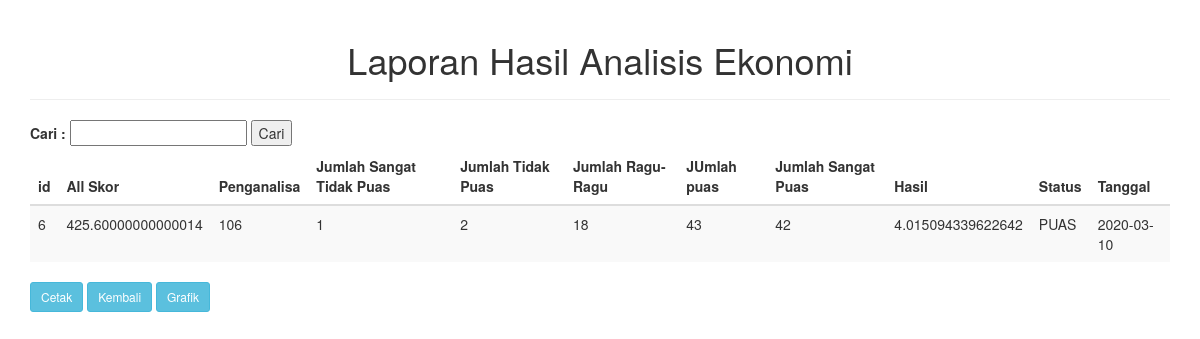
Screenshot of /admin/tampilresultek.php with the database file from the repository.
### tables this page shows
CREATE TABLE `r_ekonomi` (
  `id` int(11) NOT NULL,
  `allskor` double NOT NULL,
  `penganalisa` int(11) NOT NULL,
  `jstp` double NOT NULL,
  `jtp` double NOT NULL,
  `jrg` double NOT NULL,
  `jp` double NOT NULL,
  `jsp` double NOT NULL,
  `hasil` double NOT NULL,
  `status` varchar(25) NOT NULL,
  `tanggal` text NOT NULL
);

### admin/tampilresultek.php (the view, shortened to what this page needs)
<!DOCTYPE HTML>
<html>
<head>
	<link href="css1/bootstrap.css" rel="stylesheet">
</head>
<?php
			$data=mysql_query("select *from r_ekonomi");
?>
<body>
<div class="container">
	<div class="page-header" align="center"><h1>Laporan Hasil Analisis Ekonomi</h1></div>
	<form action="tampilresultek.php" method="get">
		<label>Cari :</label>
		<input type="text" name="cari">
		<input type="submit" value="Cari">
	</form>
	<table class="table table-striped">
		<thead>
			<th>id</th>
			<th>All Skor</th>
			<th>Penganalisa</th>
			<th>Jumlah Sangat Tidak Puas</th>
			<th>Jumlah Tidak Puas</th>
			<th>Jumlah Ragu-Ragu</th>
			<th>JUmlah puas</th>
			<th>Jumlah Sangat Puas</th>
			<th>Hasil</th>
			<th>Status</th>
		    <th>Tanggal</th>
		</thead>
		<tbody>
	<?php
		if(isset($_GET['cari'])){
			$cari = $_GET['cari'];
			$data = mysql_query("select * from r_ekonomi where id like '%".$cari."%'");
		}else{
		$data = mysql_query("select * from r_ekonomi");
	}
		while($d=mysql_fetch_array($data)){
		?>
			<td><?php echo $d['id']; ?></td>
			<td><?php echo $d['allskor']; ?></td>
			<td><?php echo $d['penganalisa']; ?></td>
		    <td><?php echo $d['jstp']; ?></td>
			<td><?php echo $d['jtp']; ?></td>
			<td><?php echo $d['jrg']; ?></td>
			<td><?php echo $d['jp']; ?></td>
			<td><?php echo $d['jsp']; ?></td>
			<td><?php echo $d['hasil']; ?></td>
	    	<td><?php echo $d['status']; ?></td>
			<td><?php echo $d['tanggal']; ?></td>
		</tbody>
		<?php
		}
	?>
	</table>
	<a class="btn btn-info btn-sm" href="cetakresultek.php" target="blank">Cetak</a>
	<a class="btn btn-info btn-sm" href="dashboard.php">Kembali</a>
	<a class="btn btn-info btn-sm" href="diagramek.php">Grafik</a>
</div>
</body>
</html>

### rows the page displays
r_ekonomi: id "6", allskor "425.60000000000014", penganalisa "106", jstp "1", jtp "2", jrg "18", jp "43", jsp "42", hasil "4.015094339622642", status "PUAS", tanggal "2020-03-10"
